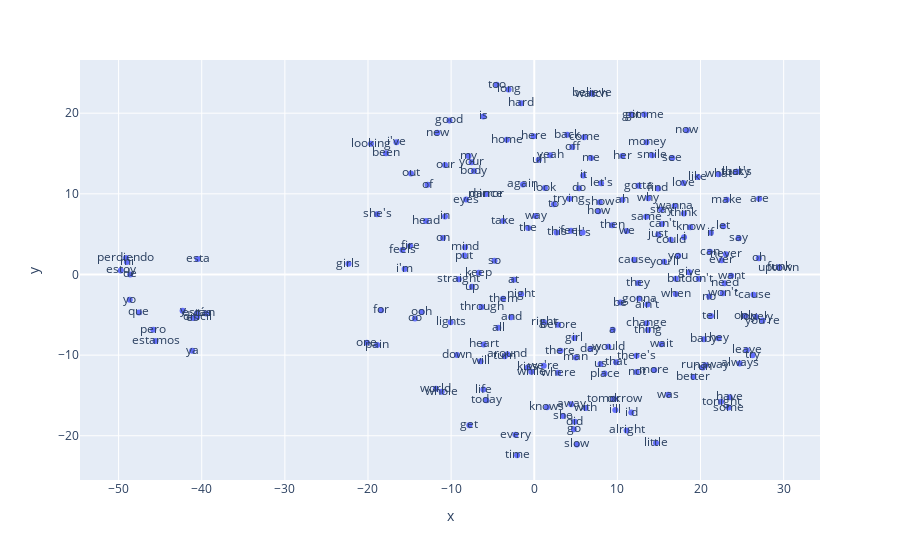

Here is the notebook cell this chart was saved with:
### Code cell
# Graficar los embedddings en 2D
import plotly.graph_objects as go
import plotly.express as px

vecs, labels = reduce_dimensions(w2v_model)

MAX_WORDS=200
fig = px.scatter(x=vecs[:MAX_WORDS,0], y=vecs[:MAX_WORDS,1], text=labels[:MAX_WORDS])
fig.show() # esto para plotly en colab

### Figure 1 — Plotly figure (JSON) as saved in the notebook; plotly's stock layout.template omitted (floating-point values rounded to 4 significant figures; data arrays with more than 128 entries replaced by an {"elided": "..."} marker saying what was removed)
{"data": [{"hovertemplate": "x=%{x}<br>y=%{y}<br>text=%{text}<extra></extra>", "legendgroup": "", "marker": {"color": "#636efa", "symbol": "circle"}, "mode": "markers+text", "name": "", "orientation": "v", "showlegend": false, "text": {"elided": "200 str values"}, "type": "scatter", "x": {"elided": "200 float values"}, "xaxis": "x", "y": {"elided": "200 float values"}, "yaxis": "y"}], "layout": {"legend": {"tracegroupgap": 0}, "margin": {"t": 60}, "xaxis": {"anchor": "y", "domain": [0, 1], "title": {"text": "x"}}, "yaxis": {"anchor": "x", "domain": [0, 1], "title": {"text": "y"}}}}
